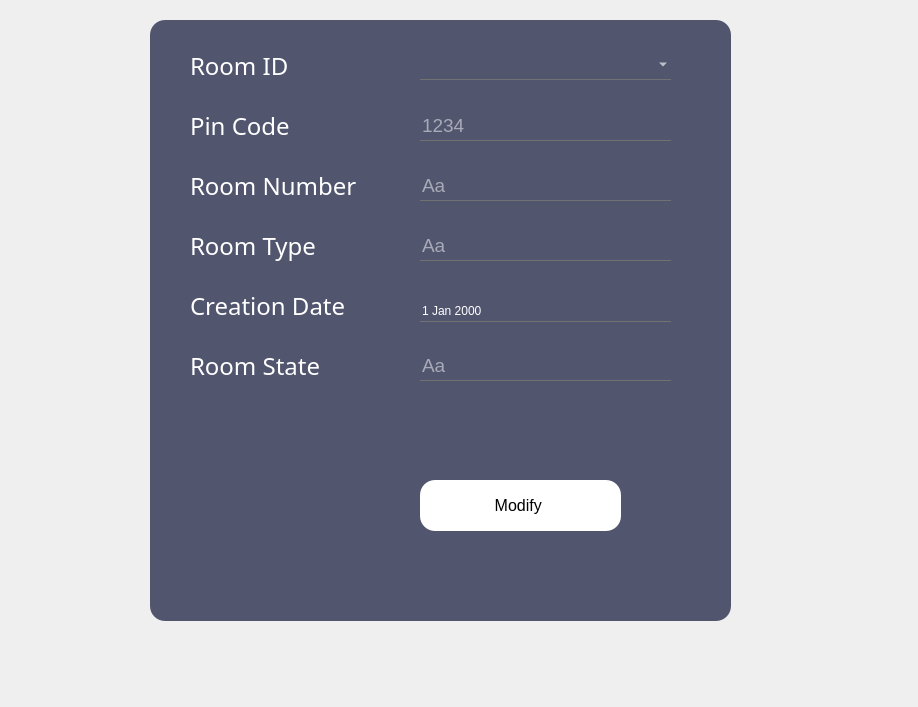
<?xml version="1.0" encoding="UTF-8"?>
<ui version="4.0">
 <class>Modify</class>
 <widget class="QDialog" name="Modify">
  <property name="geometry">
   <rect>
    <x>0</x>
    <y>0</y>
    <width>918</width>
    <height>707</height>
   </rect>
  </property>
  <property name="windowTitle">
   <string>Dialog</string>
  </property>
  <property name="styleSheet">
   <string notr="true">*{
background:url(C:/Users/hedi2/downloads/hamer.jpg)
}</string>
  </property>
  <widget class="QFrame" name="MOD">
   <property name="geometry">
    <rect>
     <x>150</x>
     <y>20</y>
     <width>581</width>
     <height>601</height>
    </rect>
   </property>
   <property name="styleSheet">
    <string notr="true">QFrame
{
	background:#51556e;
    border-radius:15px;
}</string>
   </property>
   <property name="frameShape">
    <enum>QFrame::StyledPanel</enum>
   </property>
   <property name="frameShadow">
    <enum>QFrame::Raised</enum>
   </property>
   <widget class="QPushButton" name="MOD_2">
    <property name="geometry">
     <rect>
      <x>270</x>
      <y>460</y>
      <width>201</width>
      <height>51</height>
     </rect>
    </property>
    <property name="font">
     <font>
      <pointsize>12</pointsize>
     </font>
    </property>
    <property name="styleSheet">
     <string notr="true">*{
color:black;
border-radius: 15px;
background:white
;
}

*:hover
{
	color:white;
	border-radius:15px;
	background:#303030;
}</string>
    </property>
    <property name="text">
     <string>Modify </string>
    </property>
    <property name="icon">
     <iconset>
      <normaloff>../../../../../Downloads/editing.png</normaloff>../../../../../Downloads/editing.png</iconset>
    </property>
    <property name="iconSize">
     <size>
      <width>30</width>
      <height>20</height>
     </size>
    </property>
   </widget>
   <widget class="QLabel" name="RID">
    <property name="geometry">
     <rect>
      <x>40</x>
      <y>20</y>
      <width>121</width>
      <height>51</height>
     </rect>
    </property>
    <property name="styleSheet">
     <string notr="true">*{
    font-family:century gothic;
    font-size:24px;
	color:white;
}

</string>
    </property>
    <property name="text">
     <string>Room ID</string>
    </property>
   </widget>
   <widget class="QLabel" name="pc">
    <property name="geometry">
     <rect>
      <x>40</x>
      <y>80</y>
      <width>111</width>
      <height>51</height>
     </rect>
    </property>
    <property name="styleSheet">
     <string notr="true">*{
    font-family:century gothic;
    font-size:24px;
	color:white;
}

</string>
    </property>
    <property name="text">
     <string>Pin Code</string>
    </property>
   </widget>
   <widget class="QLineEdit" name="LCP_m">
    <property name="geometry">
     <rect>
      <x>270</x>
      <y>90</y>
      <width>251</width>
      <height>31</height>
     </rect>
    </property>
    <property name="font">
     <font>
      <pointsize>14</pointsize>
     </font>
    </property>
    <property name="acceptDrops">
     <bool>true</bool>
    </property>
    <property name="styleSheet">
     <string notr="true">*{
background:transparent;
border:none;
color:white;
border-bottom:1px solid #717072;
}</string>
    </property>
    <property name="inputMask">
     <string/>
    </property>
    <property name="text">
     <string/>
    </property>
    <property name="maxLength">
     <number>32767</number>
    </property>
    <property name="echoMode">
     <enum>QLineEdit::Normal</enum>
    </property>
    <property name="placeholderText">
     <string>1234</string>
    </property>
   </widget>
   <widget class="QLabel" name="RN">
    <property name="geometry">
     <rect>
      <x>40</x>
      <y>140</y>
      <width>181</width>
      <height>51</height>
     </rect>
    </property>
    <property name="styleSheet">
     <string notr="true">*{
    font-family:century gothic;
    font-size:24px;
	color:white;
}

</string>
    </property>
    <property name="text">
     <string>Room Number</string>
    </property>
   </widget>
   <widget class="QLineEdit" name="LRN_m">
    <property name="geometry">
     <rect>
      <x>270</x>
      <y>150</y>
      <width>251</width>
      <height>31</height>
     </rect>
    </property>
    <property name="font">
     <font>
      <pointsize>14</pointsize>
     </font>
    </property>
    <property name="acceptDrops">
     <bool>true</bool>
    </property>
    <property name="styleSheet">
     <string notr="true">*{
background:transparent;
border:none;
color:white;
border-bottom:1px solid #717072;
}</string>
    </property>
    <property name="inputMask">
     <string/>
    </property>
    <property name="text">
     <string/>
    </property>
    <property name="maxLength">
     <number>32767</number>
    </property>
    <property name="echoMode">
     <enum>QLineEdit::Normal</enum>
    </property>
    <property name="placeholderText">
     <string>Aa</string>
    </property>
   </widget>
   <widget class="QLabel" name="RT">
    <property name="geometry">
     <rect>
      <x>40</x>
      <y>200</y>
      <width>151</width>
      <height>51</height>
     </rect>
    </property>
    <property name="styleSheet">
     <string notr="true">*{
    font-family:century gothic;
    font-size:24px;
	color:white;
}

</string>
    </property>
    <property name="text">
     <string>Room Type</string>
    </property>
   </widget>
   <widget class="QLineEdit" name="LRT_m">
    <property name="geometry">
     <rect>
      <x>270</x>
      <y>210</y>
      <width>251</width>
      <height>31</height>
     </rect>
    </property>
    <property name="font">
     <font>
      <pointsize>14</pointsize>
     </font>
    </property>
    <property name="acceptDrops">
     <bool>true</bool>
    </property>
    <property name="styleSheet">
     <string notr="true">*{
background:transparent;
border:none;
color:white;
border-bottom:1px solid #717072;
}</string>
    </property>
    <property name="inputMask">
     <string/>
    </property>
    <property name="text">
     <string/>
    </property>
    <property name="maxLength">
     <number>32767</number>
    </property>
    <property name="echoMode">
     <enum>QLineEdit::Normal</enum>
    </property>
    <property name="placeholderText">
     <string>Aa</string>
    </property>
   </widget>
   <widget class="QLabel" name="CD">
    <property name="geometry">
     <rect>
      <x>40</x>
      <y>260</y>
      <width>201</width>
      <height>51</height>
     </rect>
    </property>
    <property name="styleSheet">
     <string notr="true">*{
    font-family:century gothic;
    font-size:24px;
	color:white;
}

</string>
    </property>
    <property name="text">
     <string>Creation Date</string>
    </property>
   </widget>
   <widget class="QLabel" name="RS">
    <property name="geometry">
     <rect>
      <x>40</x>
      <y>320</y>
      <width>151</width>
      <height>51</height>
     </rect>
    </property>
    <property name="styleSheet">
     <string notr="true">*{
    font-family:century gothic;
    font-size:24px;
	color:white;
}

</string>
    </property>
    <property name="text">
     <string>Room State</string>
    </property>
   </widget>
   <widget class="QLineEdit" name="LRS_m">
    <property name="geometry">
     <rect>
      <x>270</x>
      <y>330</y>
      <width>251</width>
      <height>31</height>
     </rect>
    </property>
    <property name="font">
     <font>
      <pointsize>14</pointsize>
     </font>
    </property>
    <property name="acceptDrops">
     <bool>true</bool>
    </property>
    <property name="styleSheet">
     <string notr="true">*{
background:transparent;
border:none;
color:white;
border-bottom:1px solid #717072;
}</string>
    </property>
    <property name="inputMask">
     <string/>
    </property>
    <property name="text">
     <string/>
    </property>
    <property name="maxLength">
     <number>32767</number>
    </property>
    <property name="echoMode">
     <enum>QLineEdit::Normal</enum>
    </property>
    <property name="placeholderText">
     <string>Aa</string>
    </property>
   </widget>
   <widget class="QComboBox" name="comboRoom">
    <property name="geometry">
     <rect>
      <x>270</x>
      <y>30</y>
      <width>251</width>
      <height>30</height>
     </rect>
    </property>
    <property name="styleSheet">
     <string notr="true">QComboBox{
background:transparent;
border:none;
color:white;
border-bottom:1px solid #717072;
}</string>
    </property>
   </widget>
   <widget class="QDateEdit" name="dateEdit_m">
    <property name="geometry">
     <rect>
      <x>270</x>
      <y>280</y>
      <width>251</width>
      <height>22</height>
     </rect>
    </property>
    <property name="styleSheet">
     <string notr="true">*{
background:transparent;
border:none;
color:white;
border-bottom:1px solid #717072;
}</string>
    </property>
   </widget>
  </widget>
 </widget>
 <resources/>
 <connections/>
</ui>
